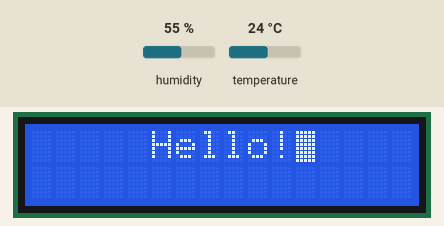
A sketch run on a simulated Arduino Uno, built with avr-gcc and run on an emulated ATmega328P. Shown: 16×2 character LCD. The test bench sets the inputs (shaded band); at power-on: humidity 55 %, temperature 24 °C.

Above: at 0.1 s.
At 3.1 s:
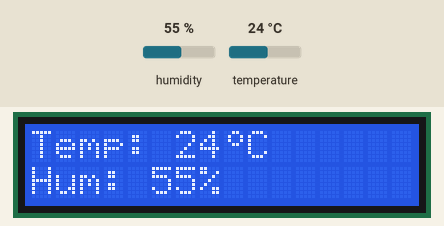

The sketch:

WeatherStationDHT11+LCD.ino
```cpp
#include <DHT.h>
#include <LiquidCrystal.h>

LiquidCrystal lcd(2, 3, 4, 5, 6, 7);
DHT dhtSensor; //DHT11
const int dhtSensorPin = 13;
const int lcdSize[] = { 16, 2 };
uint8_t degreeCharBitmap[] = { 0x6, 0x9, 0x9, 0x6, 0x0, 0, 0, 0 };

const int samplingRate = 15000;

float humidity = 0.0;
float temperature = 0.0;

void setup() {
    // Serial.begin(115200);
    dhtSensor.setup(dhtSensorPin);
    lcd.begin(lcdSize[0], lcdSize[1]);
    lcd.createChar(1, degreeCharBitmap);
    startupScreen();
}

void loop() {
    humidity = getHumidity();
    temperature = getTemperature();

    if (checkDhtSensorStatus()) {
        printData(temperature, humidity);
    }

    delay(dhtSensor.getMinimumSamplingPeriod() + samplingRate);
}

void printData(int temp, int hum) {
    lcd.setCursor(0, 0);
    lcd.print("Temp: " + String(temp) + "\001C");
    lcd.setCursor(0, 1);
    lcd.print("Hum: " + String(hum) + "%");
}

void startupScreen() {
    lcd.setCursor(5, 0);
    lcd.print("Hello!");
    lcd.blink();
    delay(3000);
    lcd.noBlink();
    lcd.clear();
}

float getTemperature() {
    return dhtSensor.getTemperature();
}

float getHumidity() {
    return dhtSensor.getHumidity();
}

boolean checkDhtSensorStatus() {
    return dhtSensor.getStatusString() == "OK";
}
```
